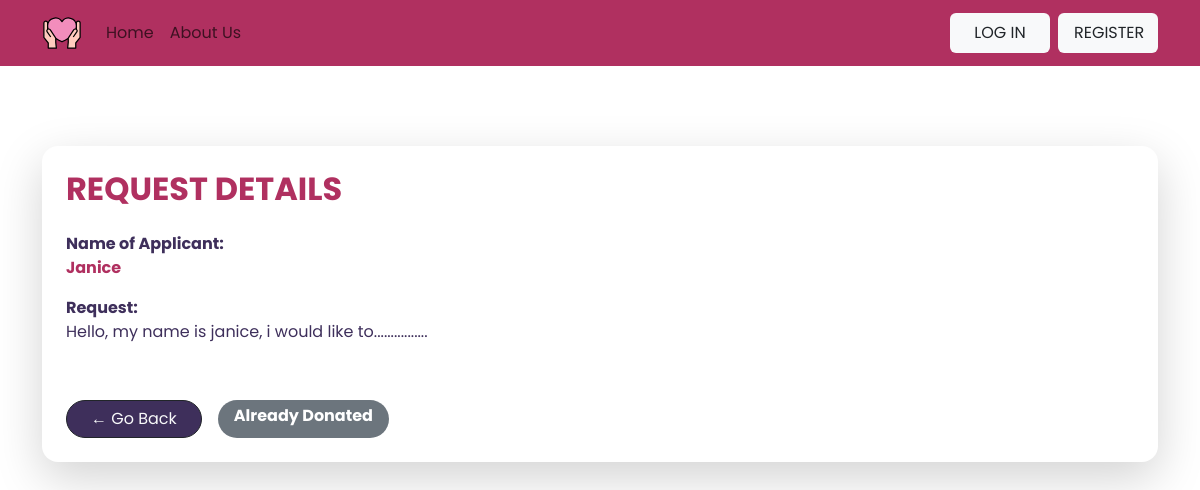
Screenshot of /Donor/viewOneRequest/4 with the database file from the repository.
### beneficiary/models.py (models this page shows, shortened)
class Appeal(models.Model):
    STATUS_CHOICES = [
        ('pending', 'Pending'),
        ('donated', 'Donated'),
        ('authorized', 'Authorized'),
    ]
    user = models.ForeignKey(User, on_delete=models.CASCADE)
    idNumber = models.IntegerField()
    PhoneNumber = models.IntegerField()
    request = models.CharField(max_length=1000)
    status = models.CharField(max_length=20, choices=STATUS_CHOICES, default='pending')
    created_at = models.DateField(auto_now_add=True)
    updated_at = models.DateField(auto_now=True)
    is_authorized = models.BooleanField(default=False)

### Donor/views.py (the view)
# urls.py: path('viewOneRequest/<str:pk>' , views.viewOneRequest , name = 'DonorviewOneRequest'),
def viewOneRequest(request , pk):
    appeal = Appeal.objects.get(id=pk)
    context = {'appeal': appeal}
    return render (request, 'Donor/request.html' , context)

### Donor/templates/Donor/request.html
{% extends 'Donor/main.html' %}
{% block content %}
<div class="container mt-4 pt-2">
    <div class="card shadow-lg border-0 rounded-4 p-4 mt-5">
        <h2 class="fw-bold mb-4 textpink text-uppercase">
            Request Details
        </h2>
        <div class="mb-3">
            <label class="fw-bold textpurple">Name of Applicant:  <div class="textpink">{{ appeal.user.username }}</div> </label>
        </div>
        <div class="mb-3">
            <label class="fw-bold textpurple">Request:</label>
            <p class="fs-6 textpurple">{{ appeal.request }}</p>
        </div>
        <div class="d-flex gap-3 mt-4">
            <a href="{% url 'DonorviewRequests' %}"
               class="btn bgpurple text-light btn-outline-dark px-4 rounded-pill d-flex align-items-end ">
                ← Go Back
            </a>
            {% if appeal.status != 'donated' %}
                <a href="{% url 'mpesaPayement' appeal.pk %}"
                   class="btn bgplum text-light btn-outline-dark  px-4 rounded-pill">
                    Donate
                </a>
            {% else %}
                <span class="badge  bg-secondary rounded-pill fs-6 px-3 py-2">
                    Already Donated
                </span>
            {% endif %}
        </div>
    </div>
</div>
{% endblock %}

### rows the page displays
Appeal: user.username "Janice", request "Hello, my name is janice, i would like to................"
